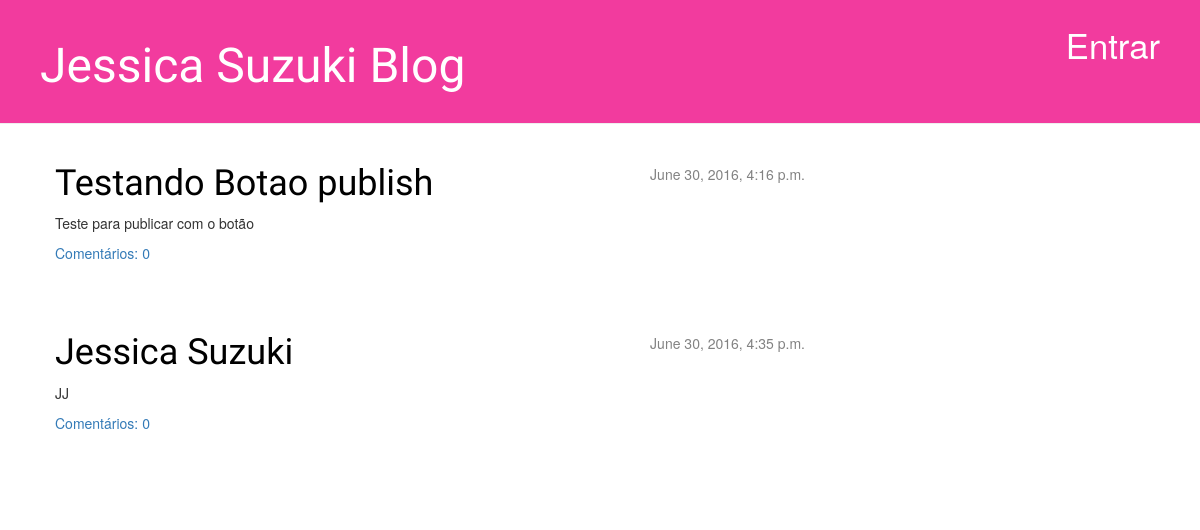
The app's page /, older data.
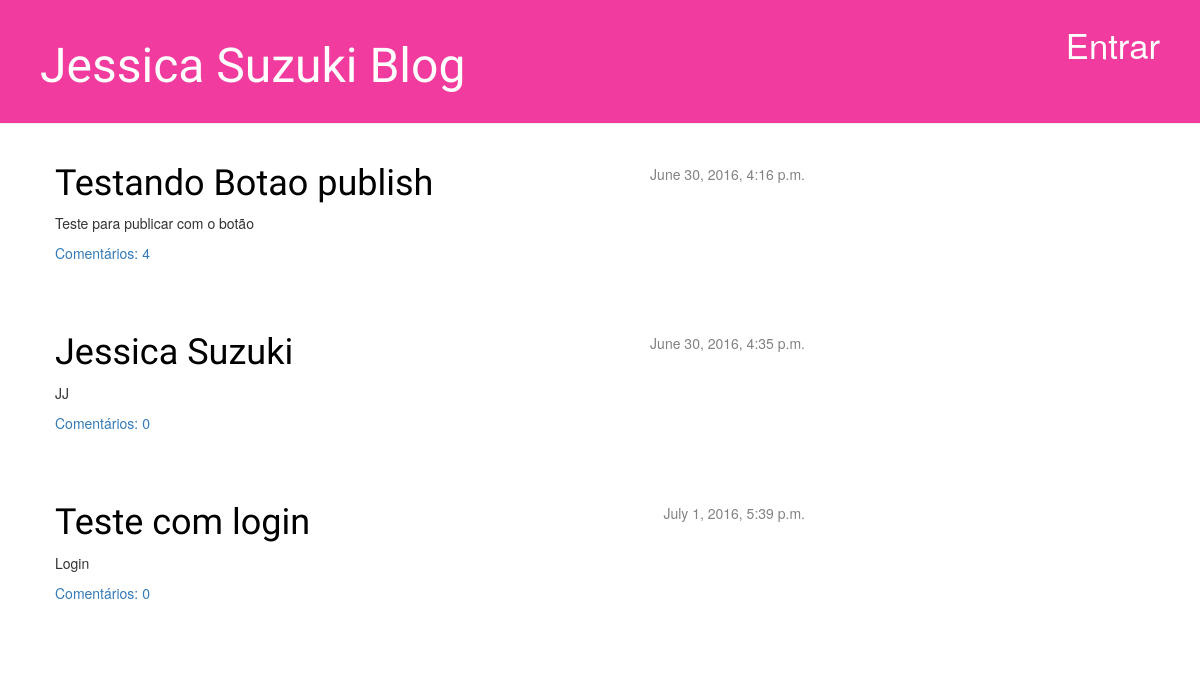
The same page, newer data.
### blog/models.py (models this page shows, shortened)
class Post(models.Model):
    author = models.ForeignKey('auth.User')
    title = models.CharField(max_length=200)
    text = models.TextField()
    created_date = models.DateTimeField(
        default = timezone.now
    )
    published_date = models.DateTimeField(
        blank = True, null = True
    )
    def approved_comments(self):
        return self.comments.filter(approved_comment=True)

### blog/views.py (the view)
# urls.py: url(r'^$', views.post_list),
def post_list(request):
    posts = Post.objects.filter(published_date__lte = timezone.now()).order_by('published_date')
    return render(request, 'blog/post_list.html', {'posts':posts})

### blog/templates/blog/post_list.html
{% extends 'blog/base.html' %}
{% block content %}
    {% for post in posts %}
        <div class="post">
            <div class="date">
                {{ post.published_date }}
            </div>
            <h1><a href="{% url 'blog.views.post_detail' pk=post.pk %}">{{ post.title }}</a></h1>
            <p>{{ post.text|linebreaks }}</p>
            <a href="{% url 'blog.views.post_detail' pk=post.pk %}">Comentários: {{ post.approved_comments.count }}</a>
        </div>
    {% endfor %}
{% endblock content %}

Row changes from the older to the newer data that the page shows:
computed for Post "Testando Botao publish": approved_comments.count "0" → "4"
now on this page (row edited): Post: published_date "July 1, 2016, 5:39 p.m.", title "Teste com login", text "Login", approved_comments.count "0"
